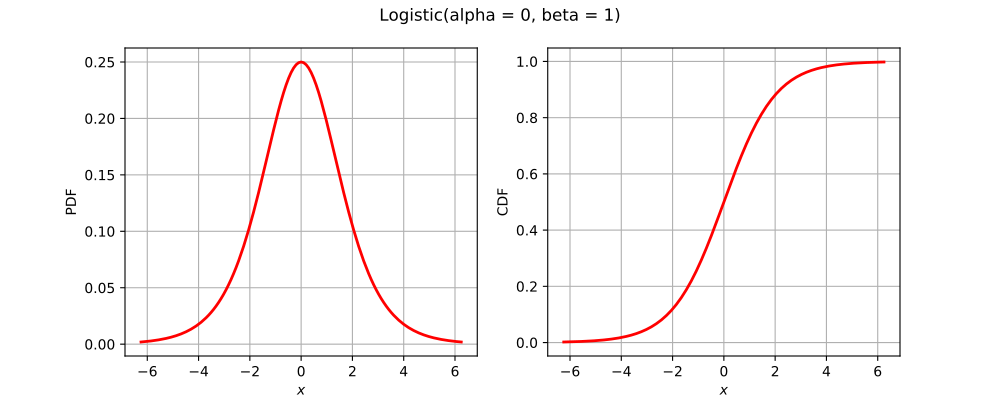

The Python source for this figure:
import openturns as ot
from matplotlib import pyplot as plt
from openturns.viewer import View
if (ot.Logistic().__class__.__name__=='ComposedDistribution'):
    correlation = ot.CorrelationMatrix(2)
    correlation[1, 0] = 0.25
    aCopula = ot.NormalCopula(correlation)
    marginals = [ot.Normal(1.0, 2.0), ot.Normal(2.0, 3.0)]
    distribution = ot.ComposedDistribution(marginals, aCopula)
elif (ot.Logistic().__class__.__name__=='CumulativeDistributionNetwork'):
    distribution = ot.CumulativeDistributionNetwork([ot.Normal(2),ot.Dirichlet([0.5, 1.0, 1.5])], ot.BipartiteGraph([[0,1], [0,1]]))
else:
    distribution = ot.Logistic()
dimension = distribution.getDimension()
if dimension <= 2:
    if distribution.getDimension() == 1:
        distribution.setDescription(['$x$'])
        pdf_graph = distribution.drawPDF()
        cdf_graph = distribution.drawCDF()
        fig = plt.figure(figsize=(10, 4))
        plt.suptitle(str(distribution))
        pdf_axis = fig.add_subplot(121)
        cdf_axis = fig.add_subplot(122)
        View(pdf_graph, figure=fig, axes=[pdf_axis], add_legend=False)
        View(cdf_graph, figure=fig, axes=[cdf_axis], add_legend=False)
    else:
        distribution.setDescription(['$x_1$', '$x_2$'])
        pdf_graph = distribution.drawPDF()
        fig = plt.figure(figsize=(10, 5))
        plt.suptitle(str(distribution))
        pdf_axis = fig.add_subplot(111)
        View(pdf_graph, figure=fig, axes=[pdf_axis], add_legend=False)
